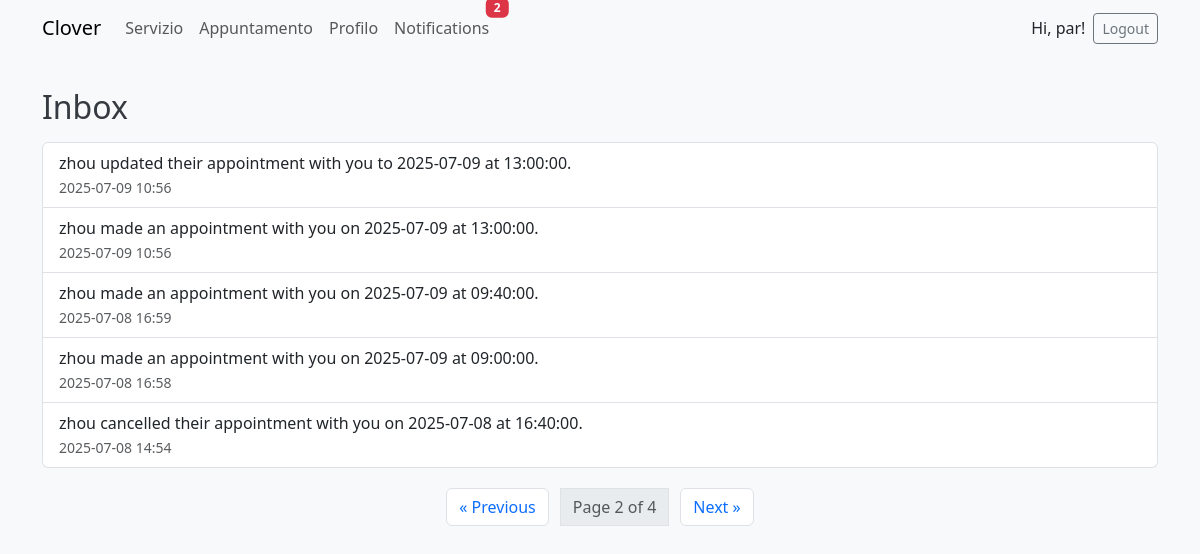
/notifications/?page=2 (signed in), run on the app's committed database.
### notifications/models.py (models this page shows, shortened)
class Notification(models.Model):
    recipient = models.ForeignKey(User, on_delete=models.CASCADE, related_name='notifications')
    message = models.TextField()
    created_at = models.DateTimeField(auto_now_add=True)
    is_read = models.BooleanField(default=False)
    class Meta:
        ordering = ['-created_at']  # 最新通知排在前面

### notifications/views.py (the view)
# urls.py: path('', views.notification_list, name='notification-list'),
@login_required
def notification_list(request):
    notification_qs = Notification.objects.filter(recipient=request.user).order_by('-created_at')
    paginator = Paginator(notification_qs, 5)
    page_number = request.GET.get('page')
    page_obj = paginator.get_page(page_number)
    return render(request, 'notifications/inbox.html', {
        'page_obj': page_obj,
    })

### notifications/context_processors.py (called while the page is built)
def unread_notification_count(request):
    if request.user.is_authenticated:
        count = Notification.objects.filter(recipient=request.user, is_read=False).count()
        return {'unread_notification_count': count}
    return {}

### templates/notifications/inbox.html (shortened to what this page needs)
{% extends 'base.html' %}
{% load widget_tweaks %}
{% block content %}
<h2>Inbox</h2>
{% if page_obj.object_list %}
  <ul class="list-group mb-3">
    {% for notification in page_obj.object_list %}
      <li class="list-group-item d-flex justify-content-between align-items-center
          {% if not notification.is_read %} fw-bold {% endif %}">
        <div>
          {{ notification.message }} <br>
          <small class="text-muted">{{ notification.created_at|date:"Y-m-d H:i" }}</small>
        </div>
      </li>
    {% endfor %}
  </ul>
  <nav aria-label="Notification pagination">
    <ul class="pagination justify-content-center">
      {% if page_obj.has_previous %}
        <li class="page-item">
          <a class="page-link" href="?page={{ page_obj.previous_page_number }}" aria-label="Previous">
            &laquo; Previous
          </a>
        </li>
      {% else %}
        <li class="page-item disabled">
          <span class="page-link">&laquo; Previous</span>
        </li>
      {% endif %}
      <li class="page-item disabled">
        <span class="page-link">
          Page {{ page_obj.number }} of {{ page_obj.paginator.num_pages }}
        </span>
      </li>
      {% if page_obj.has_next %}
        <li class="page-item">
          <a class="page-link" href="?page={{ page_obj.next_page_number }}" aria-label="Next">
            Next &raquo;
          </a>
        </li>
      {% else %}
        <li class="page-item disabled">
          <span class="page-link">Next &raquo;</span>
        </li>
      {% endif %}
    </ul>
  </nav>
{% else %}
  <p class="text-center text-muted">Nessuna notifica.</p>
{% endif %}
{% endblock %}

### templates/base.html (shortened to what this page needs)
<!DOCTYPE html>
<html lang="it">
<head>
    {% load widget_tweaks %}
    {% load static %}
    <link href="https://cdn.jsdelivr.net/npm/bootstrap@5.3.0/dist/css/bootstrap.min.css" rel="stylesheet">
    <link rel="stylesheet" href="{% static 'css/style.css' %}">
</head>
<body>
<nav class="navbar navbar-expand-lg navbar-light bg-light mb-4">
  <div class="container">
    <a class="navbar-brand" href="{% url 'home' %}">Clover</a>
    <div class="collapse navbar-collapse" id="navbarNav">
      <ul class="navbar-nav me-auto mb-2 mb-lg-0">
        {% if user.is_authenticated %}
            {% if user.profile and user.profile.is_barber %}
                <li class="nav-item">
                  <a class="nav-link" href="{% url 'service-list' %}">Servizio</a>
                </li>
            {% endif %}
            <li class="nav-item">
              <a class="nav-link" href="{% url 'appointment-list' %}">Appuntamento</a>
            </li>
            <li class="nav-item">
              <a class="nav-link" href="{% url 'profile' %}">Profilo</a>
            </li>
            <li class="nav-item">
              <a class="nav-link position-relative" href="{% url 'notification-list' %}">
                Notifications
                {% if unread_notification_count > 0 %}
                  <span class="badge bg-danger position-absolute top-0 start-100 translate-middle">
                    {{ unread_notification_count }}
                  </span>
                {% endif %}
              </a>
            </li>
        {% endif %}
      </ul>
      <ul class="navbar-nav ms-auto">
        {% if user.is_authenticated %}
          <li class="nav-item d-flex align-items-center">
            <span class="me-2">Hi, {{ user.username }}!</span>
            <form action="{% url 'logout' %}" method="post" class="d-inline">
              <button type="submit" class="btn btn-outline-secondary btn-sm">Logout</button>
            </form>
          </li>
        {% endif %}
      </ul>
    </div>
  </div>
</nav>
<div class="container">
  {% block content %}
  {% endblock %}
</div>
</body>
</html>

### static/css/style.css (style rules this page uses)
body { background-color: #f8f9fa; font-family: 'Segoe UI', Tahoma, sans-serif; }
h1, h2, h3 { color: #343a40; margin-top: 1em; margin-bottom: 0.5em; }
.pagination { margin-top: 20px; display: flex; justify-content: center; gap: 12px; }
.pagination a { padding: 6px 12px; border: 1px solid #dee2e6; border-radius: 6px; text-decoration: none; color: #0d6efd; transition: all 0.2s ease; }

### data on the page
Notification: message "zhou updated their appointment with you to 2025-07-09 at 13:00:00.", created_at "2025-07-09 10:56"
Notification: message "zhou made an appointment with you on 2025-07-09 at 13:00:00.", created_at "2025-07-09 10:56"
Notification: message "zhou made an appointment with you on 2025-07-09 at 09:40:00.", created_at "2025-07-08 16:59"
Notification: message "zhou made an appointment with you on 2025-07-09 at 09:00:00.", created_at "2025-07-08 16:58"
Notification: message "zhou cancelled their appointment with you on 2025-07-08 at 16:40:00.", created_at "2025-07-08 14:54"

### other printed values
{{ unread_notification_count }} "2"
{{ user.username }} "par"
{{ page_obj.number }} "2"
{{ page_obj.paginator.num_pages }} "4"
